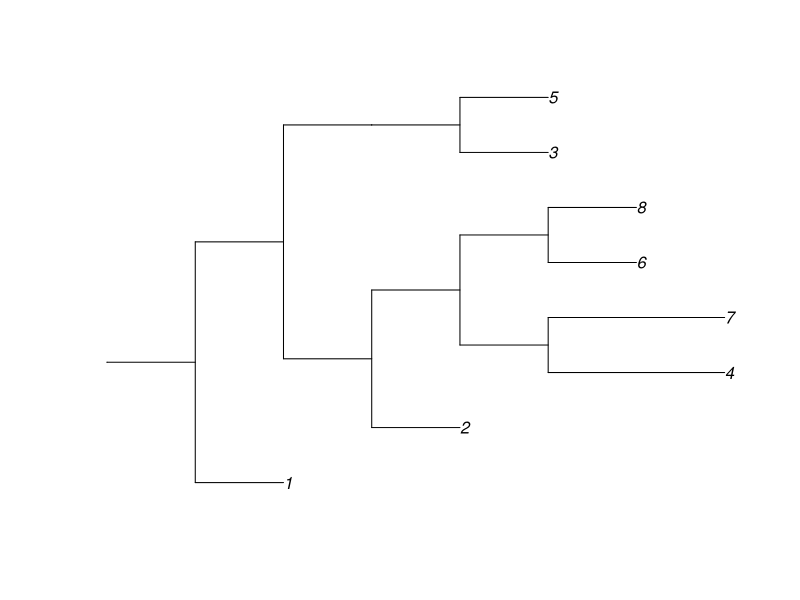

Reproduce this figure in R.
# load required packages
library(ape)
library(dplyr)
library(igraph)

# read in transmission line list
line_list <- read.csv("line_list.csv")

# function to calculate leaf edge length
calculate_leaf_edge_length <- function(df, recipient_id) {
  # subset the data frame to rows where the recipient is the specified ID
  recipient_rows <- df[df$recipient == recipient_id, ]
  
  # check if the recipient is also a source in any other rows
  if (recipient_id %in% df$source) {
    # subset to rows where the recipient is a source
    recipient_source_rows <- df[df$source == recipient_id, ]
    
    # find the row with the highest infection time
    highest_infection_time_row <- recipient_source_rows[which.max(recipient_source_rows$infectionTime), ]
    
    # calculate the leaf edge length using the infection time from the highest row
    leaf_edge_length <- recipient_rows$sampleTime - highest_infection_time_row$infectionTime
  } else {
    # calculate the leaf edge length using the infection time from the current row
    leaf_edge_length <- recipient_rows$sampleTime - recipient_rows$infectionTime
  }
  
  # return the leaf edge length
  return(leaf_edge_length)
}

# create a new variable "leafEdgeLength" using the helper function
line_list$leafEdgeLength <- sapply(line_list$recipient, function(recipient_id) calculate_leaf_edge_length(line_list, recipient_id))

# print the resulting data frame
print(line_list)




# Tree with dummy edge lengths
test <- "((1:1, ((2:1, ((4:2, 7:2):1, (6:1, 8:1):1):1):1, ((3:1, 5:1):1):1):1):1);"

tree <- ape::read.tree(text = test)
plot(tree)


